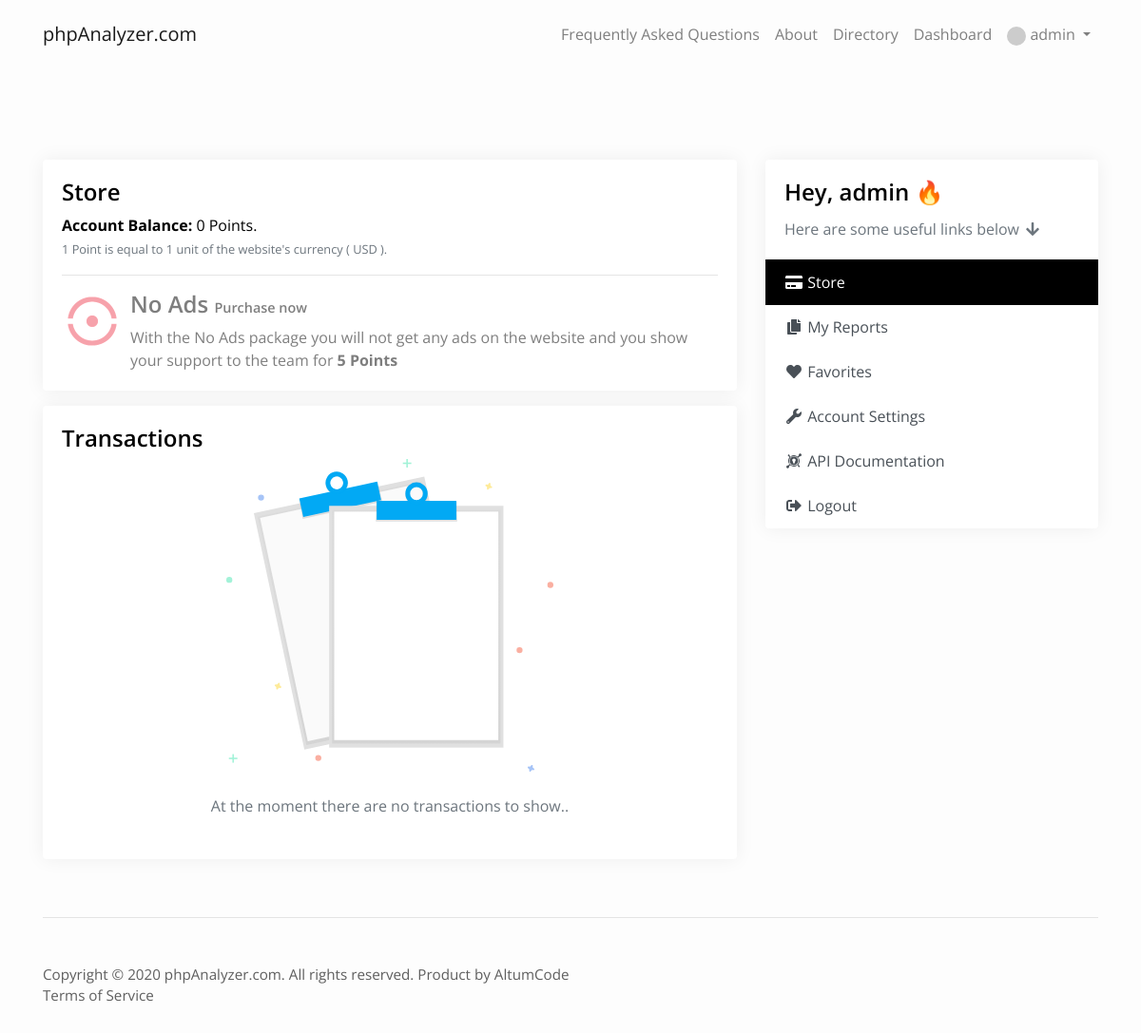
The page /store (signed in) on the database its author committed.
### tables this page shows
CREATE TABLE `settings` (
  `id` int(11) NOT NULL,
  `title` varchar(64) NOT NULL,
  `logo` varchar(40) DEFAULT '',
  `favicon` varchar(40) DEFAULT '',
  `time_zone` varchar(32) NOT NULL DEFAULT 'America/New_York',
  `meta_description` varchar(1024) NOT NULL,
  `meta_keywords` varchar(512) DEFAULT NULL,
  `analytics_code` varchar(32) NOT NULL,
  `email_confirmation` int(11) NOT NULL DEFAULT 0,
  `recaptcha` int(11) NOT NULL DEFAULT 1,
  `public_key` varchar(64) NOT NULL,
  `private_key` varchar(64) NOT NULL,
  `facebook_login` int(11) NOT NULL,
  `facebook_app_id` varchar(64) NOT NULL,
  `facebook_app_secret` varchar(64) NOT NULL,
  `smtp_host` varchar(128) NOT NULL,
  `smtp_port` int(11) NOT NULL,
  `smtp_encryption` varchar(16) DEFAULT '0',
  `smtp_auth` int(11) DEFAULT 0,
  `smtp_user` varchar(128) NOT NULL,
  `smtp_pass` varchar(128) NOT NULL,
  `smtp_from` varchar(128) NOT NULL,
  `facebook` varchar(64) NOT NULL,
  `twitter` varchar(64) NOT NULL,
  `youtube` varchar(128) DEFAULT NULL,
  `instagram` varchar(64) DEFAULT NULL,
  `store_currency` varchar(12) NOT NULL DEFAULT 'USD',
  `store_paypal_client_id` varchar(256) NOT NULL DEFAULT '',
  `store_paypal_secret` varchar(256) NOT NULL DEFAULT '',
  `store_paypal_mode` enum('sandbox','live') DEFAULT 'live',
  `store_stripe_publishable_key` varchar(64) DEFAULT '',
  `store_stripe_secret_key` varchar(64) DEFAULT '',
  `store_stripe_webhook_secret` varchar(64) DEFAULT '',
  `store_unlock_report_price` float DEFAULT 1,
  `store_unlock_report_time` int(11) DEFAULT 0,
  `store_no_ads_price` float NOT NULL DEFAULT 5,
  `store_user_default_points` int(11) DEFAULT 0,
  `report_ad` varchar(2560) NOT NULL DEFAULT '',
  `index_ad` varchar(2560) NOT NULL DEFAULT '',
  `account_sidebar_ad` varchar(2560) DEFAULT NULL,
  `instagram_check_interval` int(11) DEFAULT 1,
  `instagram_minimum_followers` int(11) DEFAULT 5,
  `instagram_calculator_media_count` int(11) DEFAULT 10,
  `cron_queries` int(11) DEFAULT 1,
  `cron_mode` enum('ACTIVE','ALL') DEFAULT 'ACTIVE',
  `cron_auto_add_missing_logs` int(11) DEFAULT 0,
  `instagram_login` int(11) DEFAULT 0,
  `instagram_client_id` varchar(64) DEFAULT NULL,
  `instagram_client_secret` varchar(64) DEFAULT NULL,
  `activation_email_template` longtext DEFAULT NULL,
  `lost_password_email_template` longtext DEFAULT NULL,
  `credentials_email_template` longtext DEFAULT NULL,
  `admin_email_notification_emails` mediumtext DEFAULT NULL,
  `admin_new_user_email_notification` int(11) DEFAULT 0,
  `admin_new_payment_email_notification` int(11) DEFAULT 0,
  `directory` enum('ALL','LOGGED_IN','DISABLED') DEFAULT NULL,
  `directory_pagination` int(11) DEFAULT 10,
  `proxy` int(11) DEFAULT 0,
  `proxy_exclusive` int(11) DEFAULT 0,
  `proxy_timeout` int(11) DEFAULT 15,
  `proxy_failed_requests_pause` int(11) DEFAULT 3,
  `proxy_pause_duration` int(11) DEFAULT 1440,
  `email_reports` int(11) DEFAULT 0,
  `email_reports_default` int(11) DEFAULT 0,
  `email_reports_frequency` enum('DAILY','WEEKLY','MONTHLY') DEFAULT 'WEEKLY',
  `email_reports_favorites` int(11) DEFAULT 0,
  `default_language` varchar(16) DEFAULT 'english',
  `facebook_check_interval` int(11) DEFAULT 24,
  `facebook_minimum_likes` int(11) DEFAULT 1000,
  `youtube_api_key` varchar(64) DEFAULT NULL,
  `youtube_check_interval` int(11) DEFAULT 24,
  `youtube_minimum_subscribers` int(11) DEFAULT 100,
  `youtube_check_videos` int(11) DEFAULT 10,
  `twitter_consumer_key` varchar(64) DEFAULT NULL,
  `twitter_secret_key` varchar(64) DEFAULT NULL,
  `twitter_oauth_token` varchar(64) DEFAULT NULL,
  `twitter_oauth_token_secret` varchar(64) DEFAULT NULL,
  `twitter_check_interval` int(11) DEFAULT 24,
  `twitter_minimum_followers` int(11) DEFAULT 100,
  `twitter_check_tweets` int(11) DEFAULT 15
);

CREATE TABLE `pages` (
  `page_id` int(11) NOT NULL,
  `title` varchar(32) NOT NULL,
  `url` varchar(128) NOT NULL,
  `description` mediumtext NOT NULL,
  `position` int(11) NOT NULL
);

CREATE TABLE `users` (
  `user_id` int(11) NOT NULL,
  `username` varchar(32) NOT NULL,
  `password` varchar(128) NOT NULL,
  `email` varchar(128) NOT NULL,
  `name` varchar(32) NOT NULL,
  `facebook_id` bigint(20) DEFAULT NULL,
  `token_code` varchar(32) DEFAULT NULL,
  `email_activation_code` varchar(32) DEFAULT '',
  `lost_password_code` varchar(32) DEFAULT '',
  `type` int(11) NOT NULL DEFAULT 0,
  `active` int(11) NOT NULL DEFAULT 0,
  `date` varchar(32) DEFAULT '',
  `last_activity` datetime DEFAULT NULL,
  `points` float NOT NULL DEFAULT 15,
  `no_ads` int(11) DEFAULT 0,
  `instagram_id` bigint(11) DEFAULT NULL,
  `api_key` varchar(32) DEFAULT NULL,
  `email_reports` int(11) DEFAULT 0
);

### views/store.php (the view, shortened to what the rows shown need)
<div class="row">
    <div class="col-md-8 mb-3 mb-md-0">
        <div class="card card-shadow">
            <div class="card-body">
                <h4><?= $language->store->header ?></h4>
                <div>
                    <?= sprintf($language->store->display->state, $account->points) ?>
                </div>
                <small class="text-muted"><?= sprintf($language->store->display->info, $settings->store_currency) ?></small>
                <?php if($settings->store_no_ads_price): ?>
                    <hr />
                    <div class="media mt-3 <?php if($account->no_ads) echo 'media-store-disabled' ?>">
                        <div class="pull-left">
                            <a href="#">
                                <img class="media-object colored-store" src="<?= $settings->url . ASSETS_ROUTE ?>images/no_ads.png">
                            </a>
                        </div>
                        <div class="ml-2 media-body media-right">
                            <h4 class="media-heading"><?php printf($language->store->no_ads->title) ?> <a href="store/no-ads/1/<?=  Security::csrf_get_session_token('url_token') ?>" class="label label-success label-store" data-confirm="<?= $language->store->confirm_purchase ?>"><?php printf($language->store->display->purchase) ?></a></h4>
                            <?php printf($language->store->no_ads->description, $settings->store_no_ads_price) ?>
                        </div>
                    </div>
                <?php endif ?>
            </div>
        </div>
        <div class="card card-shadow mt-3">
            <div class="card-body">
                <h4><?= $language->store->header_transactions ?></h4>
                <?php if($account_transactions_result->num_rows): ?>
                    <div class="table-responsive">
                        <table class="table">
                            <thead>
                            <tr>
                                <th><?= $language->store->table->nr ?></th>
                                <th><?= $language->store->table->type ?></th>
                                <th><?= $language->store->table->email ?></th>
                                <th><?= $language->store->table->name ?></th>
                                <th><?= $language->store->table->amount ?></th>
                                <th><?= $language->store->table->date ?></th>
                            </tr>
                            </thead>
                            <tbody>
                            <?php $nr = 1; while($data = $account_transactions_result->fetch_object()): ?>
                                <tr>
                                    <td class="text-muted"><?= $nr++ ?></td>
                                    <td>
                                        <span data-toggle="tooltip" title="<?= $data->type ?>">
                                            <i class="fab fa-fw fa-<?= strtolower($data->type) ?>"></i>
                                        </span>
                                    </td>
                                    <td><?= $data->email ?></td>
                                    <td><?= $data->name ?></td>
                                    <td><span class="text-success"><?= $data->amount ?></span> <?= $data->currency ?></td>
                                    <td><span data-toggle="tooltip" title="<?= $data->date ?>"><?= (new \DateTime($data->date))->format($language->global->date->datetime_format) ?></span></td>
                                </tr>
                            <?php endwhile ?>
                            </tbody>
                        </table>
                    </div>
                <?php else: ?>
                    <div class="d-flex flex-column align-items-center">
                        <img src="assets/images/no_data.svg" class="img-50-percent mb-4" />
                        <p class="text-muted mb-4"><?= $language->store->info_message->no_transactions ?></p>
                    </div>
                <?php endif ?>
            </div>
        </div>
    </div>
    <div class="col-md-4">
        <?php require VIEWS_ROUTE . 'shared_includes/widgets/sidebar.php' ?>
    </div>
</div>

### views/shared_includes/menu.php (shortened to what the rows shown need)
<nav class="navbar navbar-main navbar-expand-lg navbar-light <?= $controller == 'index' ? 'navbar-main-index' : null ?> <?= !in_array($controller, ['index', 'directory']) ? 'navbar-main-margin' : null ?>">
    <div class="container">
        <a class="navbar-brand" href="<?= $settings->url ?>">
            <?php if($settings->logo != ''): ?>
                <img src="<?= $settings->url . UPLOADS_ROUTE . 'logo/' . $settings->logo ?>" class="img-fluid navbar-logo" alt="<?= $language->global->accessibility->logo_alt ?>" />
            <?php else: ?>
                <?= $settings->title ?>
            <?php endif ?>
        </a>
        <div class="collapse navbar-collapse justify-content-end" id="main_navbar">
            <ul class="navbar-nav ">
                <?php
                $top_menu_result = $database->query("SELECT `url`, `title` FROM `pages` WHERE `position` = '1'");
                while($top_menu = $top_menu_result->fetch_object()):
                    $link_internal = true;
                    if(strpos($top_menu->url, 'http://') !== false || strpos($top_menu->url, 'https://') !== false) {
                        $link_url = $top_menu->url;
                        $link_internal = false;
                    } else {
                        $link_url = $settings->url . 'page/' . $top_menu->url;
                    }
                    ?>
                    <li class="nav-item"><a class="nav-link" href="<?= $link_url ?>" <?= $link_internal ? null : 'target="_blank"' ?>><?= $top_menu->title ?></a></li>
                <?php endwhile ?>
                <?php if($settings->directory != 'DISABLED' || !$plugins->exists_and_active('instagram')): ?>
                <li class="nav-item"><a class="nav-link" href="directory"> <?= $language->directory->menu ?></a></li>
                <?php endif ?>
                <?php if(!User::logged_in()): ?>
                    <li class="nav-item active"><a class="nav-link" href="login"><i class="fa fa-fw fa-sm fa-sign-in-alt mr-1"></i> <?= $language->login->menu ?></a></li>
                    <li class="nav-item active"><a class="nav-link" href="register"><i class="fa fa-fw fa-sm fa-plus mr-1"></i> <?= $language->register->menu ?></a></li>
                <?php else: ?>
                    <li class="nav-item"><a class="nav-link" href="dashboard"> <?= $language->dashboard->menu ?></a></li>
                    <li class="dropdown">
                        <a class="nav-link dropdown-toggle" data-toggle="dropdown" href="#" aria-haspopup="true" aria-expanded="false">
                            <img src="<?= get_gravatar($account->email) ?>" class="small-avatar" /> <?= $account->username ?> <span class="caret"></span>
                        </a>
                    </li>
                <?php endif ?>
            </ul>
        </div>
    </div>
</nav>

### views/shared_includes/widgets/sidebar.php (shortened to what the rows shown need)
<div class="card card-shadow">
    <div class="card-body">
        <h4 class="card-title d-flex justify-content-between">
            <?= sprintf($language->dashboard->sidebar->header, $account->username) ?>
        </h4>
        <p class="card-text text-muted"><?= $language->dashboard->sidebar->text ?></p>
    </div>
    <div class="list-group">
        <a href="store" class="list-group-item list-group-item-action border-0 <?= $controller == 'store' ? 'active' : null ?>"><i class="fa fa-fw fa-credit-card"></i> <?= $language->store->menu ?></a>
        <?php if($settings->store_unlock_report_price != '0'): ?>
            <a href="my-reports" class="list-group-item list-group-item-action border-0"><i class="fa fa-fw fa-copy"></i> <?= $language->my_reports->menu ?></a>
        <?php endif ?>
        <a href="favorites" class="list-group-item list-group-item-action border-0"><i class="fa fa-fw fa-heart"></i> <?= $language->favorites->menu ?></a>
        <a href="account-settings" class="list-group-item list-group-item-action border-0 <?= $controller == 'account_settings' ? 'active' : null ?>"><i class="fa fa-fw fa-wrench"></i> <?= $language->account_settings->menu ?></a>
        <a href="api-documentation" class="list-group-item list-group-item-action border-0 <?= $controller == 'api_documentation' ? 'active' : null ?>"><i class="fab fa-fw fa-keycdn"></i> <?= $language->api_documentation->menu ?></a>
        <a href="logout" class="list-group-item list-group-item-action border-0"><i class="fa fa-fw fa-sign-out-alt"></i> <?= $language->global->menu->logout ?></a>
    </div>
</div>

### views/shared_includes/footer.php (shortened to what the rows shown need)
<footer class="container">
    <div class="d-flex justify-content-between sticky-footer">
        <div class="col-md-9 px-0">
            <div>
                <span><?= 'Copyright &copy; ' . date('Y') . ' ' . $settings->title . '. All rights reserved. Product by <a href="http://codecanyon.net/user/altumcode/">AltumCode</a>' ?></span>
            </div>
            <?php
            $bottom_menu_result = $database->query("SELECT `url`, `title` FROM `pages` WHERE `position` = '0'");
            while($bottom_menu = $bottom_menu_result->fetch_object()):
                $link_internal = true;
                if(strpos($bottom_menu->url, 'http://') !== false || strpos($bottom_menu->url, 'https://') !== false) {
                    $link_url = $bottom_menu->url;
                    $link_internal = false;
                } else {
                    $link_url = $settings->url . 'page/' . $bottom_menu->url;
                }
                ?>
                <a href="<?= $link_url ?>" <?= $link_internal ? null : 'target="_blank"' ?> class="mr-3"><?= $bottom_menu->title ?></a>&nbsp;
            <?php endwhile ?>
        </div>
    </div>
</footer>

### rows shown on the page
settings: title "phpAnalyzer.com", store_currency "1 Point is equal to 1 unit of the website's currency ( USD ).", store_no_ads_price "No Ads Purchase now With the No Ads package you will not get any ads on the website and you show your support to the team for 5 Points"
pages: title "Frequently Asked Questions"
pages: title "About"
users: username "admin", points "Account Balance: 0 Points.", username "Hey, admin 🔥"
pages: title "Terms of Service"

### other values the page prints
$language->directory->menu "Directory"
$language->dashboard->menu "Dashboard"
$language->store->header "Store"
$language->store->header_transactions "Transactions"
$language->store->info_message->no_transactions "At the moment there are no transactions to show.."
$language->dashboard->sidebar->text "Here are some useful links below"
$language->store->menu "Store"
$language->my_reports->menu "My Reports"
$language->favorites->menu "Favorites"
$language->account_settings->menu "Account Settings"
$language->api_documentation->menu "API Documentation"
$language->global->menu->logout "Logout"
